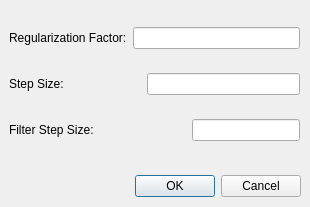
<?xml version="1.0" encoding="UTF-8"?>
<ui version="4.0">
 <class>CalibratorDialog</class>
 <widget class="QDialog" name="CalibratorDialog">
  <property name="geometry">
   <rect>
    <x>0</x>
    <y>0</y>
    <width>310</width>
    <height>207</height>
   </rect>
  </property>
  <property name="sizePolicy">
   <sizepolicy hsizetype="Fixed" vsizetype="Fixed">
    <horstretch>0</horstretch>
    <verstretch>0</verstretch>
   </sizepolicy>
  </property>
  <property name="maximumSize">
   <size>
    <width>310</width>
    <height>207</height>
   </size>
  </property>
  <property name="windowTitle">
   <string>Calibrator Settings</string>
  </property>
  <widget class="QDialogButtonBox" name="buttonBox">
   <property name="geometry">
    <rect>
     <x>100</x>
     <y>170</y>
     <width>201</width>
     <height>32</height>
    </rect>
   </property>
   <property name="orientation">
    <enum>Qt::Horizontal</enum>
   </property>
   <property name="standardButtons">
    <set>QDialogButtonBox::Cancel|QDialogButtonBox::Ok</set>
   </property>
  </widget>
  <widget class="QWidget" name="verticalLayoutWidget">
   <property name="geometry">
    <rect>
     <x>9</x>
     <y>9</y>
     <width>291</width>
     <height>151</height>
    </rect>
   </property>
   <layout class="QVBoxLayout" name="verticalLayout">
    <item>
     <layout class="QHBoxLayout" name="horizontalLayout_3">
      <item>
       <widget class="QLabel" name="label">
        <property name="text">
         <string>Regularization Factor:</string>
        </property>
       </widget>
      </item>
      <item>
       <widget class="QLineEdit" name="regularization_factor_box"/>
      </item>
     </layout>
    </item>
    <item>
     <layout class="QHBoxLayout" name="horizontalLayout">
      <item>
       <widget class="QLabel" name="label_2">
        <property name="text">
         <string>Step Size:</string>
        </property>
       </widget>
      </item>
      <item>
       <spacer name="horizontalSpacer">
        <property name="orientation">
         <enum>Qt::Horizontal</enum>
        </property>
        <property name="sizeType">
         <enum>QSizePolicy::Fixed</enum>
        </property>
        <property name="sizeHint" stdset="0">
         <size>
          <width>77</width>
          <height>0</height>
         </size>
        </property>
       </spacer>
      </item>
      <item>
       <widget class="QLineEdit" name="step_size_box"/>
      </item>
     </layout>
    </item>
    <item>
     <layout class="QHBoxLayout" name="horizontalLayout_2">
      <item>
       <widget class="QLabel" name="label_3">
        <property name="text">
         <string>Filter Step Size:</string>
        </property>
       </widget>
      </item>
      <item>
       <spacer name="horizontalSpacer_2">
        <property name="orientation">
         <enum>Qt::Horizontal</enum>
        </property>
        <property name="sizeHint" stdset="0">
         <size>
          <width>40</width>
          <height>20</height>
         </size>
        </property>
       </spacer>
      </item>
      <item>
       <widget class="QLineEdit" name="filter_step_size_box"/>
      </item>
     </layout>
    </item>
   </layout>
  </widget>
 </widget>
 <resources/>
 <connections>
  <connection>
   <sender>buttonBox</sender>
   <signal>accepted()</signal>
   <receiver>CalibratorDialog</receiver>
   <slot>accept()</slot>
   <hints>
    <hint type="sourcelabel">
     <x>248</x>
     <y>254</y>
    </hint>
    <hint type="destinationlabel">
     <x>157</x>
     <y>274</y>
    </hint>
   </hints>
  </connection>
  <connection>
   <sender>buttonBox</sender>
   <signal>rejected()</signal>
   <receiver>CalibratorDialog</receiver>
   <slot>reject()</slot>
   <hints>
    <hint type="sourcelabel">
     <x>316</x>
     <y>260</y>
    </hint>
    <hint type="destinationlabel">
     <x>286</x>
     <y>274</y>
    </hint>
   </hints>
  </connection>
 </connections>
</ui>
